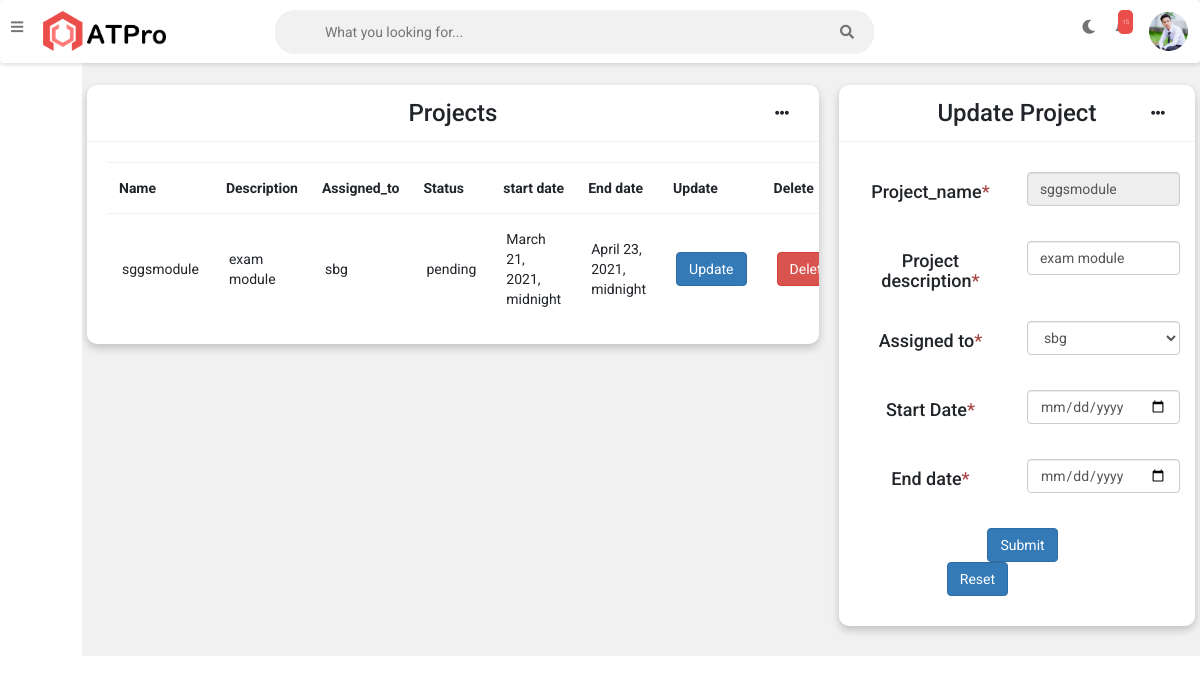
The app's page /task/projectupdate/sggsmodule/, older data.
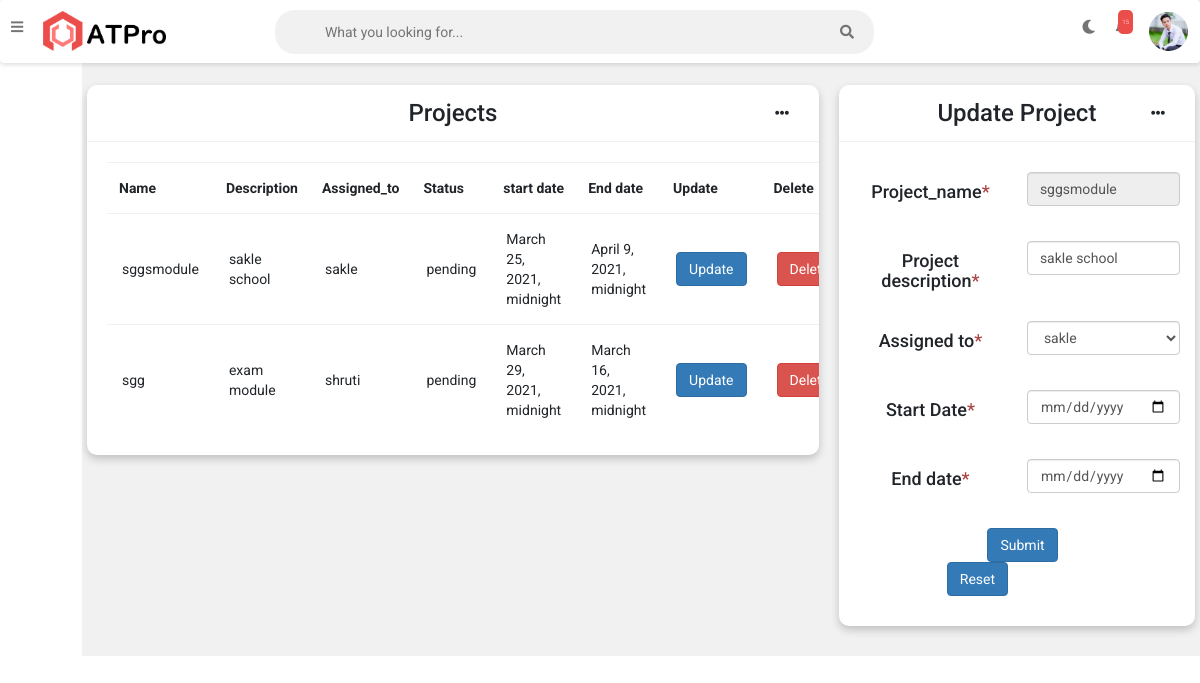
The same page, newer data.
### task/models.py (models this page shows)
class Project(models.Model):
    proj_name = models.CharField(max_length=200,default='newproj', unique=True , primary_key=True)
    Proj_description =  models.CharField(max_length=500,default="description", null=True, blank=True)
    proj_status = models.CharField(max_length=100,default="pending", null=True, blank=True)
    assigned_to = models.ForeignKey(team, on_delete=models.DO_NOTHING)
    start_date =models.DateTimeField(default=timezone.now)
    end_date = models.DateTimeField(default=timezone.now)
    def __str__(self):
        return self.proj_name

### teams/models.py (models this page shows)
class team(models.Model):
    team_name = models.CharField(max_length=100,primary_key=True,unique=True)
    team_description =  models.CharField(max_length=500,default='desc',null=True,blank=True)
    date_start = models.DateTimeField(default=timezone.now)
    status = models.CharField(max_length=10, default='free')
    def __str__(self):
        return self.team_name

### task/views.py (the view)
# urls.py: path('projectupdate/<str:pk>/', views.projectupdate, name='projectupdate'),
def projectupdate(request,pk):
    obj=Project.objects.all()
    obj1 = Project.objects.filter(proj_name=pk).all()
    obj2 = team.objects.filter(status="free")
    dict1={'obj':obj, 'obj1':obj1, 'obj2':obj2}
    return render(request, "projectupdate.html", dict1)

### task/templates/projectupdate.html (shortened to what the changed rows need)
{% extends 'admin-nav.html' %}
{% block content %}
	<div class="wrapper">
		<div class="row">
			<div class="col-8 col-m-12 col-sm-12">
				<div class="card">
					<div class="card-content">
						<table>
							<thead>
								<tr>
									<th>Name</th>
                                    <th>Description</th>
                                    <th>Assigned_to</th>
                                    <th>Status</th>
                                    <th>start date</th>
									<th>End date</th>
                                    <th>Update</th>
                                    <th>Delete</th>
								</tr>
							</thead>
							<tbody>
								 {% for i in obj %}
                                <tr>
                                    <td>{{ i.proj_name }}</td>
									<td>{{ i.Proj_description}}</td>
                                    <td>{{ i.assigned_to }}</td>
                                    <td>{{ i.proj_status }}</td>
                                    <td>{{ i.start_date }}</td>
                                    <td>{{ i.end_date }}</td>
                                    <td><a href="{% url 'projectupdate' pk=i.proj_name %}"><button type="submit" class="btn btn-primary">Update</button></a></td>
									<td><a href="{% url 'projectdelete' pk=i.proj_name %}" onclick="return confirm('Are you sure you want to delete this?')"><button type="submit" class="btn-danger btn ">Delete</button></a></td>
								</tr>
                                {% endfor %}
							</tbody>
						</table>
					</div>
				</div>
			</div>
			<div class="col-4 col-m-12 col-sm-12">
				<div class="card">
					<div class="card-content">
                   <form action="{% url 'updateproj' %}" method="POST" id='myForm'>
             {% for j in obj1 %}
                <div class="row">
                    <div class="col-6 text-center">
                       <h4>Project_name<span class="text-danger">*</span> </h4>
                    </div>
                    <div class="col-6 ">
                     <div class="form-group">
                         <input type="text" class="form-control" id="project_name" name='proj_name' value="{{ j }}" readonly>
                          </div>
                    </div>
                </div>
                <div class="row">
                    <div class="col-6 text-center">
                       <h4>Project description<span class="text-danger">*</span> </h4>
                    </div>
                    <div class="col-6 ">
                     <div class="form-group">
                         <input type="text" class="form-control" name='proj_description' value="{{ j.Proj_description }}"placeholder="enter project_name" required>
                          </div>
                    </div>
                </div>
                <div class="row">
                       <div class="col-6 text-center">
                     <h4>Assigned to<span class="text-danger">*</span> </h4>
                       </div>
                       <div class="col-6 ">
                        <div class="form-group">
                            <select class="form-select form-control" name="team_name" aria-label="Default select example">
                            <option selected>{{j.assigned_to}}</option>
                          </select>
                       </div>
                       </div>
                   </div>
                <div class="row">
                    <div class="col-6 text-center">
                       <h4>Start Date<span class="text-danger">*</span> </h4>
                    </div>
                    <div class="col-6 ">
                     <div class="form-group">
                         <input type="date" class="form-control" id="startdate" value="{{ j.start_date }}" name='startdate' required>
                          </div>
                    </div>
                </div>
                <div class="row">
                    <div class="col-6 text-center">
                       <h4>End date<span class="text-danger">*</span> </h4>
                    </div>
                    <div class="col-6 ">
                     <div class="form-group">
                         <input type="date" class="form-control" id="enddate" value="{{ j.end_date }}" name='enddate'  required>
                          </div>
                    </div>
                </div>
                <div class="row">
                <div class="container bg-light">
                    <div class="col-md-9 text-center">
                        <button type="submit" class="btn btn-primary text-center">Submit</button>
                        <button type="button" onclick="myFunction()" class="btn btn-primary text-center">Reset</button>
                    </div>
				</div>
				</div>
               {% endfor %}
            </form>
					</div>
				</div>
			</div>
		</div>
	</div>
	{% endblock %}

Row changes from the older to the newer data that the page shows:
computed for Project "sggsmodule": Proj_description "exam module" → "sakle school"; assigned_to "sbg" → "sakle"; start_date "March 21, 2021, midnight" → "March 25, 2021, midnight"; end_date "April 23, 2021, midnight" → "April 9, 2021, midnight"; proj_description "exam module" → "sakle school"; team_name "sbg" → "sakle"
added Project: proj_name "sgg", Proj_description "exam module", assigned_to "shruti", proj_status "pending", start_date "March 29, 2021, midnight", end_date "March 16, 2021, midnight", shown under "Projects"
